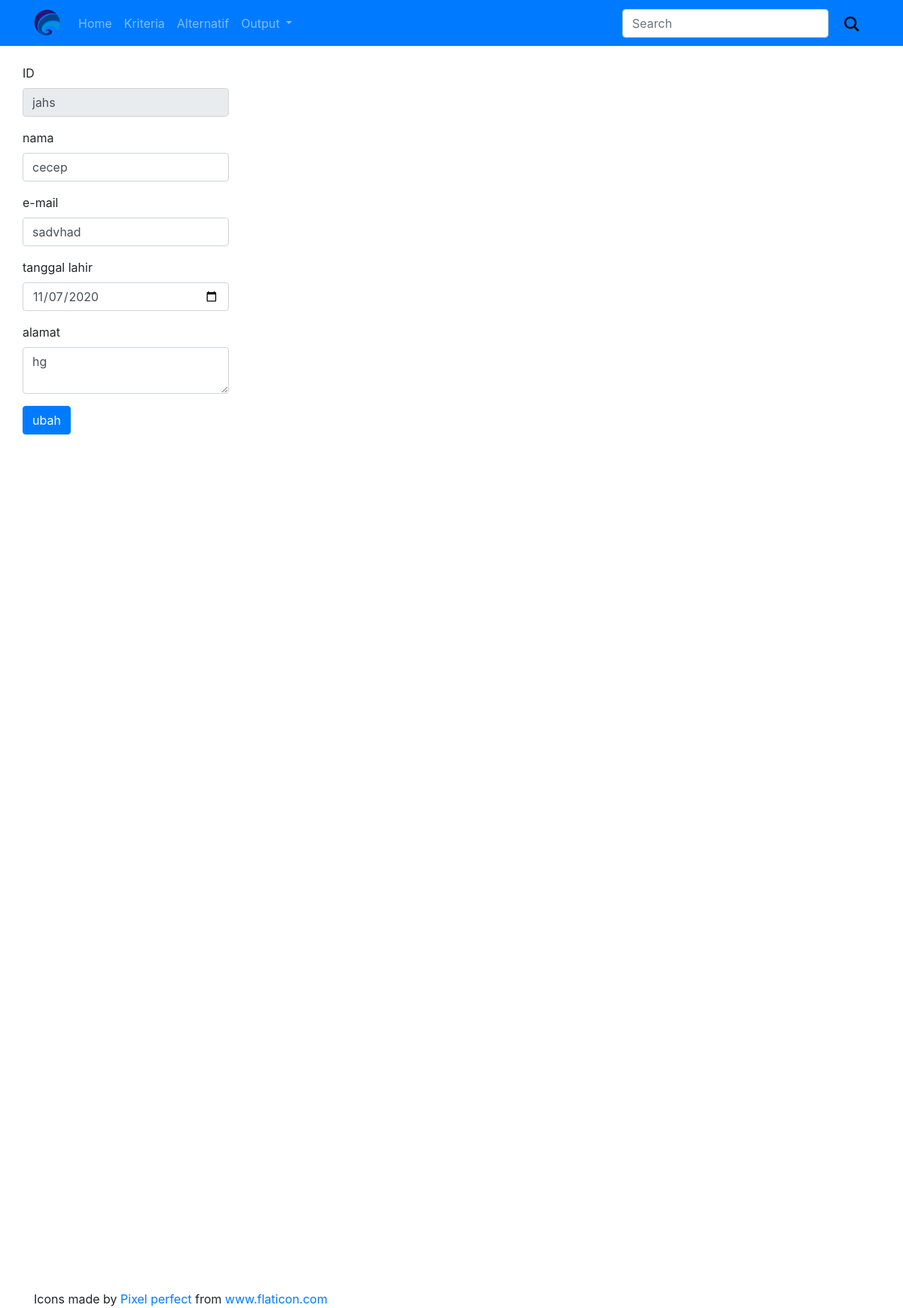
Screenshot of /?p=alternatifedit&key=jahs with the database file from the repository.
### tables this page shows
CREATE TABLE `alternatif` (
  `ida` varchar(13) NOT NULL,
  `namaa` varchar(35) NOT NULL,
  `emaila` varchar(50) NOT NULL,
  `tgl_lahira` date NOT NULL,
  `alamata` text NOT NULL
);

### config/app.php (the view, shortened to what this page needs)
<?php
function Datab()
{
    $host = "localhost";
    $user = "root";
    $pass = "";
    $db = "magangdss";
        $conn = new mysqli($host,$user,$pass, $db);
        return $conn;
}
function tampiltambahalteratif($id=null,$nama=null,$email=null,$tgl=null,$alamat=null){
    if ($_GET["p"] == "alternatifedit") {$tombol="ubah"; $disabel="disabled";}else{$tombol="tambah";$disabel="";}
    echo "
    <form action='' method='post'>
        <div class='form-group'>
            <label >ID</label>
            <input type='text' value='$id' name='id' class='form-control' $disabel>
        </div>
        <div class='form-group'>
            <label >nama</label>
            <input type='text' value='$nama' name='nama' class='form-control' >
        </div>
        <div class='form-group'>
            <label >e-mail</label>
            <input type='text' value='$email' name='email' class='form-control' >
        </div>
        <div class='form-group'>
            <label >tanggal lahir</label>
            <input type='date' value='$tgl' name='tgl' class='form-control' >
        </div>
        <div class='form-group'>
            <label >alamat</label>
            <textarea class='form-control' name='alamat' id='exampleFormControlTextarea1' >$alamat</textarea>
        </div>
            <button type='submit' name='addkan' class='btn btn-primary'>$tombol</button>
    </form>
    ";
}
function cekkri(){
    $sql = mysqli_query(Datab(), "select * from kriteria");
    $cek = mysqli_num_rows($sql);
    if($cek==0){
        echo "disabled";
    }else{
        echo "";
    }
}
?>

### rows the page displays
alternatif: id "jahs", nama "cecep", email "sadvhad", tgl "11/07/2020", alamat "hg"

### other values shown
$tombol "ubah"
